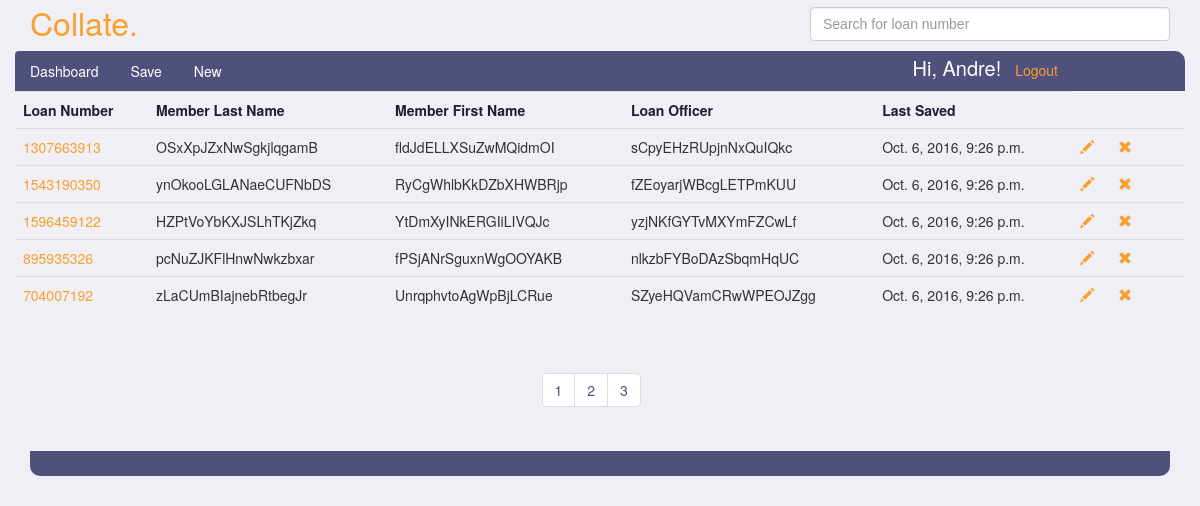
Page /Andre/submittals/ (signed in) on the committed database.
### submittals/models.py (models this page shows, shortened)
class Submittal(models.Model):
    ACCOUNT_TYPES = (
        ('EQ', 'Equity Line of Credit'),
        ('EL', 'Equity Loan'),
    )
    PAY_TYPES = (
        ('BW', 'Bi-Weekly'),
        ('SM', 'Semi-Monthly'),
        ('MO', 'Monthly'),
        ('WK', 'Weekly'),
    )
    EMAIL_TEMPLATE_TYPES = (
        ('IN', 'Initial Contact - Email'),
        ('PR', 'Processor Submit - Email'),
        ('IA', 'Initial Approval - Email'),
        ('FN', 'Final Approval - Email'),
    )
    SMS_TEMPLATE_TYPES = (
        ('IN', 'Initial Contact - SMS'),
        ('PR', 'Processor Submit - SMS'),
        ('IA', 'Initial Approval - SMS'),
        ('FN', 'Final Approval - SMS'),
    )
    loan_number = models.PositiveIntegerField(unique=True)
    account_type = models.CharField(max_length=256, blank=True, choices=ACCOUNT_TYPES)
    loan_officer = models.CharField(max_length=256, blank=True)
    loan_processor = models.ForeignKey(Person, related_name="submittals", null=True, blank=True)
    loan_story = models.CharField(max_length=2560, blank=True)
    b1_first_name = models.CharField(max_length=256, blank=True)
    b1_last_name = models.CharField(max_length=256, blank=True)
    b2_first_name = models.CharField(max_length=256, blank=True)
    b2_last_name = models.CharField(max_length=256, blank=True)
    b1_employer_name = models.CharField(max_length=256, blank=True)
    b2_employer_name = models.CharField(max_length=256, blank=True)
    b1_phone_number = models.CharField(max_length=256, blank=True)
    b2_phone_number = models.CharField(max_length=256, blank=True)
    sms_template_select = models.CharField(max_length=256, blank=True, choices=SMS_TEMPLATE_TYPES)
    sms_message = models.CharField(max_length=512, blank=True)
    b1_email_address = models.EmailField(max_length=256, blank=True)
    b2_email_address = models.EmailField(max_length=256, blank=True)
    email_template_select = models.CharField(max_length=256, blank=True, choices=EMAIL_TEMPLATE_TYPES)
    email_message = models.CharField(max_length=2048, blank=True)
    b1_hire_date = models.CharField(max_length=256, blank=True)
    b2_hire_date = models.CharField(max_length=256, blank=True)
    b1_income_amount = models.FloatField(null=True, blank=True)
    b2_income_amount = models.FloatField(null=True, blank=True)
    b1_pay_frequency = models.CharField(max_length=256, blank=True, choices=PAY_TYPES)
    b2_pay_frequency = models.CharField(max_length=256, blank=True, choices=PAY_TYPES)
    b1_period_end_date = models.CharField(max_length=256, blank=True)
    b2_period_end_date = models.CharField(max_length=256, blank=True)
    b1_income_output = models.CharField(max_length=256, blank=True)
    b2_income_output = models.CharField(max_length=256, blank=True)
    created_at = models.DateTimeField(auto_now=True)

### submittals/views.py (the view)
# urls.py: url(r'^(?P<username>\w+)/submittals/$', views.dashboard, name='dashboard'),
@login_required
def dashboard(request, username):
    if request.method == 'GET':
        person = Person.objects.get(user=request.user)
        submittals = person.submittals.all().order_by('-created_at')
        paginator = Paginator(submittals, 5)
        page = request.GET.get('page')
        try:
            submits = paginator.page(page)
        except PageNotAnInteger:
            submits = paginator.page(1)
        except EmptyPage:
            submits = paginator.page(paginator.num_pages)
        loan_list = list(submittals.values_list('loan_number', flat=True))
        loan_strings = list(map(str, loan_list))
        loan_numbers = json.dumps(loan_strings)
    return render(request, 'dashboard.html', {'submittals': submits, 'autolist': loan_numbers })

### templates/dashboard.html (shortened to what this page needs)
{% extends 'submittal-layout.html' %}
{% block body %}
<div class="container">
<main class="drop-down">
    <section class="row dashboard-first-row">
        <table class="table table-hover submittal-list">
        <tr>
            <th>Loan Number</th>
            <th>Member Last Name</th>
            <th>Member First Name</th>
            <th>Loan Officer</th>
            <th>Last Saved</th>
        </tr>
        {% for s in submittals %}
            <tr class="data-row" id="item-{{ s.id }}">
                <td class="loan-numbers"><a href="/{{ request.user.username }}/submittals/{{ s.id }}">{{ s.loan_number }}</a></td>
                <td>{{ s.b1_last_name }}</td>
                <td>{{ s.b1_first_name }}</td>
                <td>{{ s.loan_officer }}</td>
                <td>{{ s.created_at }}</td>
                <td><a href="/{{ request.user.username }}/submittals/{{ s.id }}"><span title="Edit" id="{{ s.id }}"
                          class="glyphicon glyphicon-pencil edit-glyphicon"></span></a></td>
                <td><span title="Delete" id="{{ s.id }}"
                          class="glyphicon glyphicon-remove delete-glyphicon delete-submit"></span></td>
            </tr>
        {% endfor %}
            </table>
                    <div class="pagination dashboard-pagination">
                    <ul class="pagination">
                       {%  for page in submittals.paginator.page_range %}
                           <li>
                            <a href="?page={{ page }}">{{ page }}</a>
                           </li>
                        {% endfor %}
                    </ul>
                        </div>
        </section>
    <div class="nav-bottom"></div>
            </div>
      <div class="col-md-4"></div>
      <div class="col-md-4"></div>
    <div class="row">
      <div class="col-md-6"></div>
      <div class="col-md-6"></div>
    </div>
{% endblock %}

### templates/submittal-layout.html (shortened to what this page needs)
<!DOCTYPE html>
<html>
<head>
<link rel="stylesheet" href="https://maxcdn.bootstrapcdn.com/bootstrap/3.3.7/css/bootstrap.min.css"
>
{% load static %}
<link rel="stylesheet" type="text/css" href="{% static 'css/submittals.css' %}">
    <link rel="stylesheet" type="text/css" href="{% static 'css/dashboard.css' %}">
     <link rel="stylesheet" href="//code.jquery.com/ui/1.12.1/themes/base/jquery-ui.css">
</head>
<body>
<div class="container">
    <div class="row">
        <section class="col-xs-2 title"><a href='/'>Collate.</a></section>
        <section class="ui-widget col-xs-4 pull-right">
            <input type="search" name="search" class="form-control" id="search-box" placeholder="Search for loan number">
        </section>
    </div>
    <div class="row">
<header class="nav">
    <ul class="nav nav-pills col-md-3 col-sm-5 col-xs-8">
      <li role="presentation" class="active"><a href="/{{ user.username }}/submittals/">Dashboard</a></li>
      <li role="presentation"><a onClick="saveSubmit(); return false;" id="save" href="">Save</a></li>
      <li role="presentation"><a href="/{{ user.username }}/submittals/new/">New</a></li>
</ul>
        <ul class="col-md-3 pull-right list-inline logout-list">
            <li><h5>Hi, {{ request.user.username }}!</h5></li>
            <li><a href="/logout_user/">Logout</a></li>
            </ul>
        </header>
    </div>
</div>
{% block body %}
{% endblock %}
</body>
</html>

### submittals/static/css/submittals.css (style rules this page uses)
.title a { margin-top: 5px; padding: 0px; color: #f99f2b !important; font-family: Helvetica Neue, Helvetica, Arial, sans-serif; letter-spacing: 0; font-size: 32px; }
body { background-color: #efeff5; }
a { color: white; }
h5 { margin: 0; font-size: 20px; }
.nav { background-color: #50507c; border-top-right-radius: 10px; border-top-left-radius: 10px; color: white; }
.nav .active a { background-color: #50507c !important; }
.logout-list { margin-top: 6px; }
.logout-list li a { color: #f99f2b; }
#search-box { margin-top: 7px; margin-bottom: 10px; }

### submittals/static/css/dashboard.css (style rules this page uses)
.table { border-color: #000; border-bottom: 0 !important; }
.table th { background-color: #efeff5 !important; color: #1e1e2f; }
.table a { color: #f99f2b; }
.nav-bottom { background-color: #50507c; height: 25px; border-bottom-right-radius: 10px; border-bottom-left-radius: 10px; color: white; }
.delete-glyphicon { margin-right: 30px; font-size: 14px; color: #f99f2b; cursor: pointer; }
.pagination > li > a { color: #50507c; }
.dashboard-pagination { margin-left: 45%; }

### rows in the picture
Submittal: loan_number "1307663913", b1_last_name "OSxXpJZxNwSgkjlqgamB", b1_first_name "fldJdELLXSuZwMQidmOI", loan_officer "sCpyEHzRUpjnNxQuIQkc", created_at "Oct. 6, 2016, 9:26 p.m."
Submittal: loan_number "1543190350", b1_last_name "ynOkooLGLANaeCUFNbDS", b1_first_name "RyCgWhlbKkDZbXHWBRjp", loan_officer "fZEoyarjWBcgLETPmKUU", created_at "Oct. 6, 2016, 9:26 p.m."
Submittal: loan_number "1596459122", b1_last_name "HZPtVoYbKXJSLhTKjZkq", b1_first_name "YtDmXyINkERGIiLIVQJc", loan_officer "yzjNKfGYTvMXYmFZCwLf", created_at "Oct. 6, 2016, 9:26 p.m."
Submittal: loan_number "895935326", b1_last_name "pcNuZJKFlHnwNwkzbxar", b1_first_name "fPSjANrSguxnWgOOYAKB", loan_officer "nlkzbFYBoDAzSbqmHqUC", created_at "Oct. 6, 2016, 9:26 p.m."
Submittal: loan_number "704007192", b1_last_name "zLaCUmBIajnebRtbegJr", b1_first_name "UnrqphvtoAgWpBjLCRue", loan_officer "SZyeHQVamCRwWPEOJZgg", created_at "Oct. 6, 2016, 9:26 p.m."

### other values in the picture
{{ request.user.username }} "Andre"
{{ page }} "1" "2" "3"
